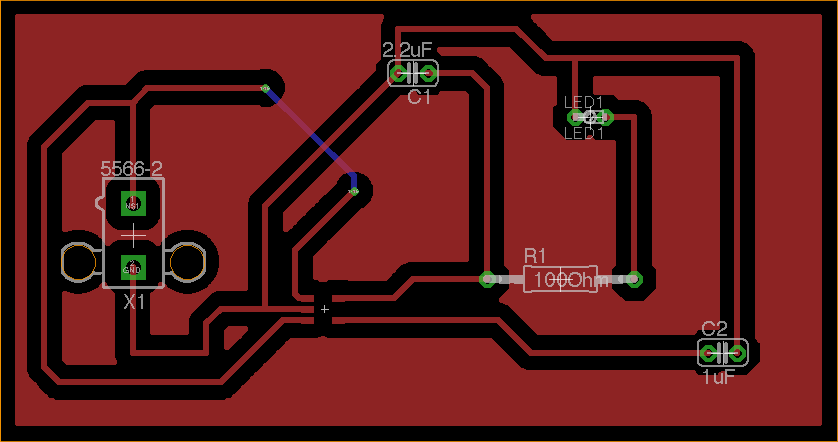
#> input picture experiment/pcb_image_2.png, 838 x 442 px
$ jupyter execute construct_graph.ipynb   (shell and % lines are left out)
#> lines starting #> are read from the running program, lines starting #| are printed output that depends on the picture; after the words box and inside, x2 and y2 are one past the last pixel; in counts of white or black regions, pixels touching at a corner belong together
[cell 1]
from matplotlib.pyplot import imread
import numpy as np
import matplotlib.pyplot as plt
from skimage.transform import resize, rescale
from skimage import color
import scipy.signal
from time import time
from scipy.ndimage import gaussian_filter
from matplotlib.patches import Circle

[cell 2]
def apply_med_filter_2_2(img):
    for i in range(0, len(img), 2):
        for j in range(0, len(img[0]), 2):
            img[i:i+2, j:j+2] = np.median(img[i:i+2, j:j+2])
    return img

[cell 3]
def get_gray_norm_image(path):
#> called with path = './pcb_image_2.png'
    orig_img = imread(path)
#> orig_img is the input picture: shape (442, 838, 4) float32; mean R, G, B, A 0.35, 0.0989, 0.0933, 1
    gray_img = color.rgb2gray(orig_img)
    norm_img = gray_img/255.
    return norm_img


img = get_gray_norm_image('./pcb_image_2.png')
plt.axis('off')
plt.imshow(img, cmap='gray')

[cell 4]
def show_component(h_start=0, h_end=1, w_start=0, w_end=1):
    """
    show component from h_start to h_start, w_start to w_end (input [0, 1])
    """
#> called with h_start = 0.4, h_end = 0.66, w_start = 0.07, w_end = 0.25

    plt.axis('off')
    h, w = img.shape
#> h = 442; w = 838

    kernel = img[int(h*h_start):int(h*h_end), int(w*w_start):int(w*w_end)]
    plt.imshow(kernel, cmap='gray')
    return kernel

[cell 5]
component0_unlabeled = show_component(0.4, 0.66, 0.07, 0.25)
component1_unlabeled = show_component(0.761, 0.836, 0.831, 0.895)
component2_unlabeled = show_component(0.598, 0.671, 0.569, 0.771)
component3_unlabeled = show_component(0.248, 0.288, 0.676, 0.735)
component4_unlabeled = show_component(0.67, 0.73, 0.375, 0.397)
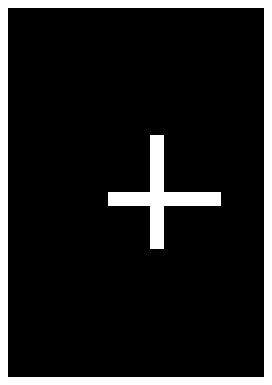
#> figure drawn by matplotlib, 1 panel
#> call 2 of get_gray_norm_image, with path = './2-9-top.png'
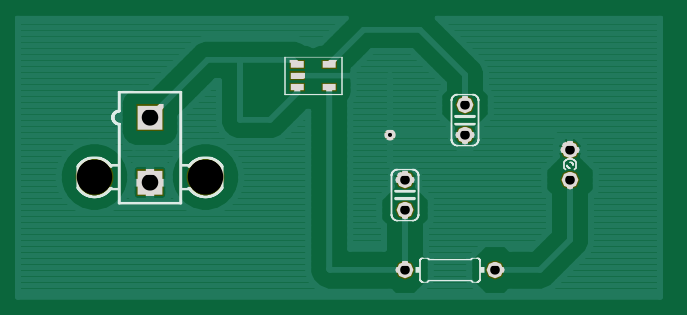
#> input picture experiment/2-9-top.png, 687 x 315 px
#> in get_gray_norm_image, orig_img is the input picture: shape (315, 687, 3) float32; mean R, G, B 0.116, 0.451, 0.321

[cell 6]
def get_detected(img, component):
    """
    input: image and component patch
    output: best_location (left, upper corner) along with a diagram showing the detected image
    """
    start_time = time()
    best_score, res, best_loc = -1, None, None
    for component in [component, component.T]:
        med = np.median(img)
        signed_img = np.where(img > med, 1, -1)
        signed_component = np.where(component > med, 1, -1)
        m1, n1 = signed_img.shape[:2]
        m2, n2 = signed_component.shape[:2]
        convolved = np.zeros(signed_img.shape)
        for i in range(m1-m2):
            for j in range(n1-n2):
                convolved[i, j] = np.sum(signed_img[i:i+m2, j:j+n2]*signed_component)
        loc = np.argmax(convolved.ravel())
        i, j = loc//n1, loc % n1
        matched = np.zeros(img.shape)
        matched[i:i+m2, j:j+n2] = img[i:i+m2, j:j+n2]
        if (convolved.ravel()[loc] > best_score):
            best_score = convolved.ravel()[loc]
            res = matched
            best_loc =loc
#> this loop made 2 passes
#> (med, m1, n1, m2, n2, loc, i, j) on pass 1: (0.00154, 315, 687, 115, 151, 62592, 91, 75)
#> (med, m1, n1, m2, n2, loc, i, j) on pass 2: (0.00154, 315, 687, 151, 115, 79285, 115, 280)
#> pass 1, in get_detected, `signed_component = np.where(component > med, 1, -1)`:
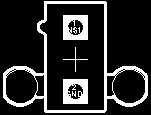
#> signed_component: shape (115, 151) int64; values -1 (black) and 1 (white), 16.7% white; 6 white regions (2 under 20 px), largest, box (x1, y1, x2, y2) and area: (3, 1, 148, 113) 1864, (63, 79, 88, 104) 480, (63, 15, 88, 40) 474, (63, 47, 88, 72) 49
#> after the loop:
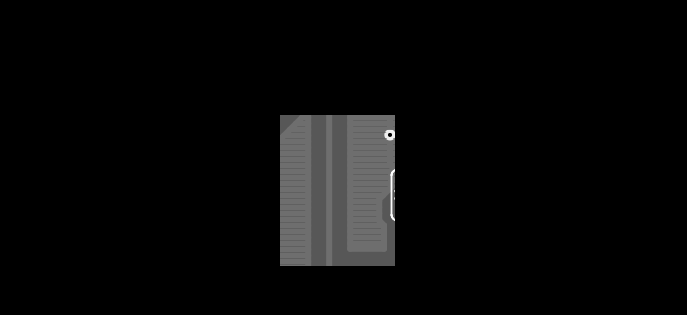
#> matched: shape (315, 687) float64; min 0, max 0.00357, mean 0.000115; drawn with min black and max white
#> after the loop, best_loc = 62592; best_score = 14367

    print('Get detected: {} seconds elapsed'.format(time()-start_time))
    return (best_loc//n1, best_loc%n1), res

[cell 7]
img_2_9 = get_gray_norm_image('./2-9-top.png')
plt.imshow(img_2_9, cmap='gray')

[cell 8]
plt.imshow(get_detected(img_2_9, component0_unlabeled)[1], cmap='gray')

[cell 9]
plt.imshow(get_detected(img_2_9, component1_unlabeled)[1], cmap='gray')
#> the loop in get_detected (call 2), `for component in [component, component.T]:` made 2 passes
#> (med, m1, n1, m2, n2, loc, i, j) on passes 1 to 2: (0.00154, 315, 687, 33, 54, 60192, 87, 423), (0.00154, 315, 687, 54, 33, 116491, 169, 388)

[cell 10]
plt.imshow(get_detected(img_2_9, component2_unlabeled)[1], cmap='gray')
#> the loop in get_detected (call 3), `for component in [component, component.T]:` made 2 passes
#> (med, m1, n1, m2, n2, loc, i, j) on passes 1 to 2: (0.00154, 315, 687, 32, 170, 52382, 76, 170), (0.00154, 315, 687, 170, 32, 15668, 22, 554)
#> after the loop in get_detected (call 3), `for component in [component, component.T]:`:
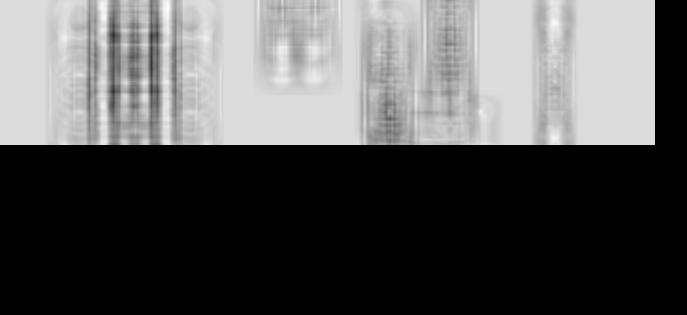
#> convolved: shape (315, 687) float64; min 0, max 2364, mean 810; drawn with min black and max white
#> after the loop in get_detected (call 3), `for component in [component, component.T]:`: best_loc = 15668; best_score = 2364

[cell 11]
plt.imshow(get_detected(img_2_9, component3_unlabeled)[1], cmap='gray')
#> the loop in get_detected (call 4), `for component in [component, component.T]:` made 2 passes
#> (med, m1, n1, m2, n2, loc, i, j) on passes 1 to 2: (0.00154, 315, 687, 18, 49, 130646, 190, 116), (0.00154, 315, 687, 49, 18, 97429, 141, 562)
#> after the loop in get_detected (call 4), `for component in [component, component.T]:`:
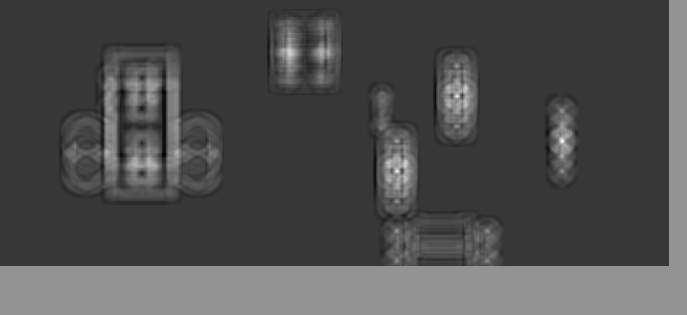
#> convolved: shape (315, 687) float64; min -490, max 360, mean -230.8; drawn with min black and max white
#> after the loop in get_detected (call 4), `for component in [component, component.T]:`: best_loc = 97429; best_score = 360

[cell 12]
plt.imshow(get_detected(img_2_9, component4_unlabeled)[1], cmap='gray')
#> the loop in get_detected (call 5), `for component in [component, component.T]:` made 2 passes
#> (med, m1, n1, m2, n2, loc, i, j) on pass 1: (0.00154, 315, 687, 26, 18, 0, 0, 0)
#> (med, m1, n1, m2, n2, loc, i, j) on pass 2: (0.00154, 315, 687, 18, 26, 0, 0, 0)
#> after the loop in get_detected (call 5), `for component in [component, component.T]:`:
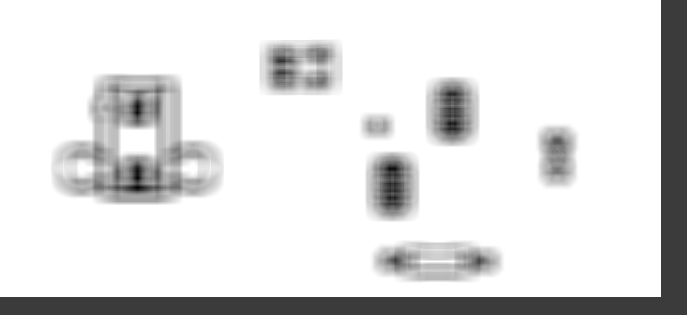
#> convolved: shape (315, 687) float64; min -134, max 438, mean 369.3; drawn with min black and max white
#> after the loop in get_detected (call 5), `for component in [component, component.T]:`: best_loc = 0; best_score = 438
#> call 3 of get_gray_norm_image, with path = './2-9-top-copper.png'
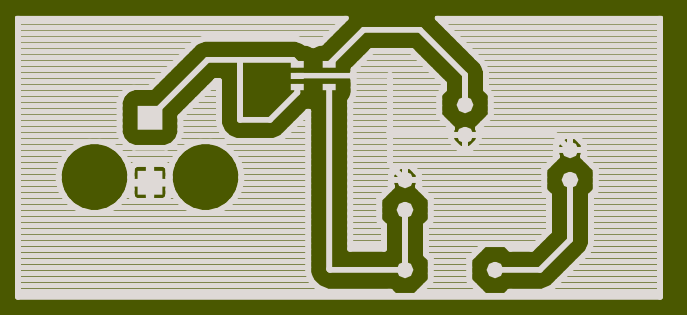
#> input picture experiment/2-9-top-copper.png, 687 x 315 px
#> in get_gray_norm_image, orig_img is the input picture: shape (315, 687, 3) float32; mean R, G, B 0.645, 0.654, 0.513

# TODO: fix the nodes of the graph.

[cell 13]
def to_binary(copper_img):
    """
    convert image to binary
    hopefully remove the noise (horizontal bar)
    """
    return np.where(copper_img > np.percentile(copper_img, 5), 1, 0)
#> returned value: shape (315, 687) int64; values 0 (black) and 1 (white), 67.4% white; 14 black regions (6 under 20 px), largest, box (x1, y1, x2, y2) and area: (0, 0, 687, 315) 58120, (473, 153, 592, 292) 5710, (62, 145, 127, 209) 3252

copper_img = get_gray_norm_image('./2-9-top-copper.png')
plt.imshow(to_binary(copper_img), cmap='gray')
plt.figure()
plt.imshow(to_binary(img_2_9), cmap='gray')
#> in to_binary (call 2), `return np.where(copper_img > np.percentile(copper_img, 5), 1, 0)`: returned value: shape (315, 687) int64; values 0 (black) and 1 (white), 68.1% white; 51 black regions (15 under 20 px), largest, box (x1, y1, x2, y2) and area: (0, 0, 687, 315) 37124, (182, 63, 427, 292) 7855, (477, 153, 592, 292) 5396

[cell 14]
loc1 = get_detected(img_2_9, component0_unlabeled)[0]
#> loc1 = (91, 75)
loc2 = get_detected(img_2_9, component1_unlabeled)[0]
#> loc2 = (169, 388)

[cell 15]
center1 = list(loc1)
#> center1 = [91, 75]
center1[0] += component0_unlabeled.shape[0]/2
center1[1] += component0_unlabeled.shape[1]/2

center2 = list(loc2)
#> center2 = [169, 388]
center2[0] += component1_unlabeled.shape[0]/2
center2[1] += component1_unlabeled.shape[1]/2

[cell 16]
fig,ax = plt.subplots(1)
ax.set_aspect('equal')
ax.imshow(to_binary(copper_img), cmap='gray')
ax.add_patch(Circle(center1[::-1], 30))
ax.add_patch(Circle(center2[::-1], 30))
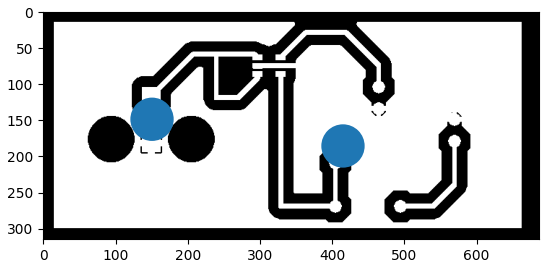
#> figure drawn by matplotlib, 1 panel

[cell 17]
def traverse_binary_graph(input_img, start_pos):
    """
    Given input image and start position, return an graph with edge traversed (marked red)
    TODO: instead of just traversing wires as edges, incorporate nodes and construct the graph
    """
    start_time = time()
    m, n = input_img.shape
#> m = 315; n = 687
    img = np.zeros((m, n, 3)).astype(int)
    for i in range(m):
        for j in range(n):
            img[i, j] = (0, 0, 0) if input_img[i, j] == 0 else (255, 255, 255)

    start_pos = list(map(int, start_pos))
#> start_pos = [185, 415]


    queue = []
    queue.append(start_pos)
    img[start_pos[0], start_pos[1]] = (255, 0, 0)
#> img: shape (315, 687, 3) int64; mean of channels 0, 1, 2 171.9, 171.9, 171.9
    while queue:
        i, j = queue.pop()
        for ni, nj in [[i-1, j], [i+1, j], [i, j+1], [i, j-1]]:
            if 0 <= ni < m and 0 <= nj < n and np.sum(img[ni, nj]) < 1:
                queue.append((ni, nj))
                img[ni, nj] = (255, 0, 0)
#> this loop made 58121 passes
#> (i, j) on passes 1 to 3: (185, 415), (185, 414), (185, 413)
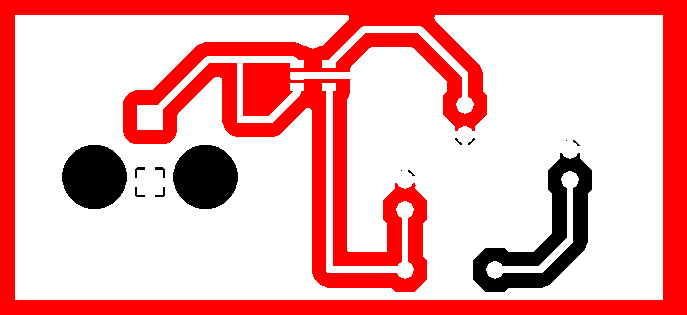
#> img: shape (315, 687, 3) int64; mean of channels 0, 1, 2 240.3, 171.9, 171.9; drawn as R, G, B
#> after the loop, queue = []
    print('traverse_binary_graph: {} seconds elapsed'.format(time()-start_time))
    return img

[cell 18]
plt.imshow(traverse_binary_graph(to_binary(copper_img), center2), cmap='gray')
